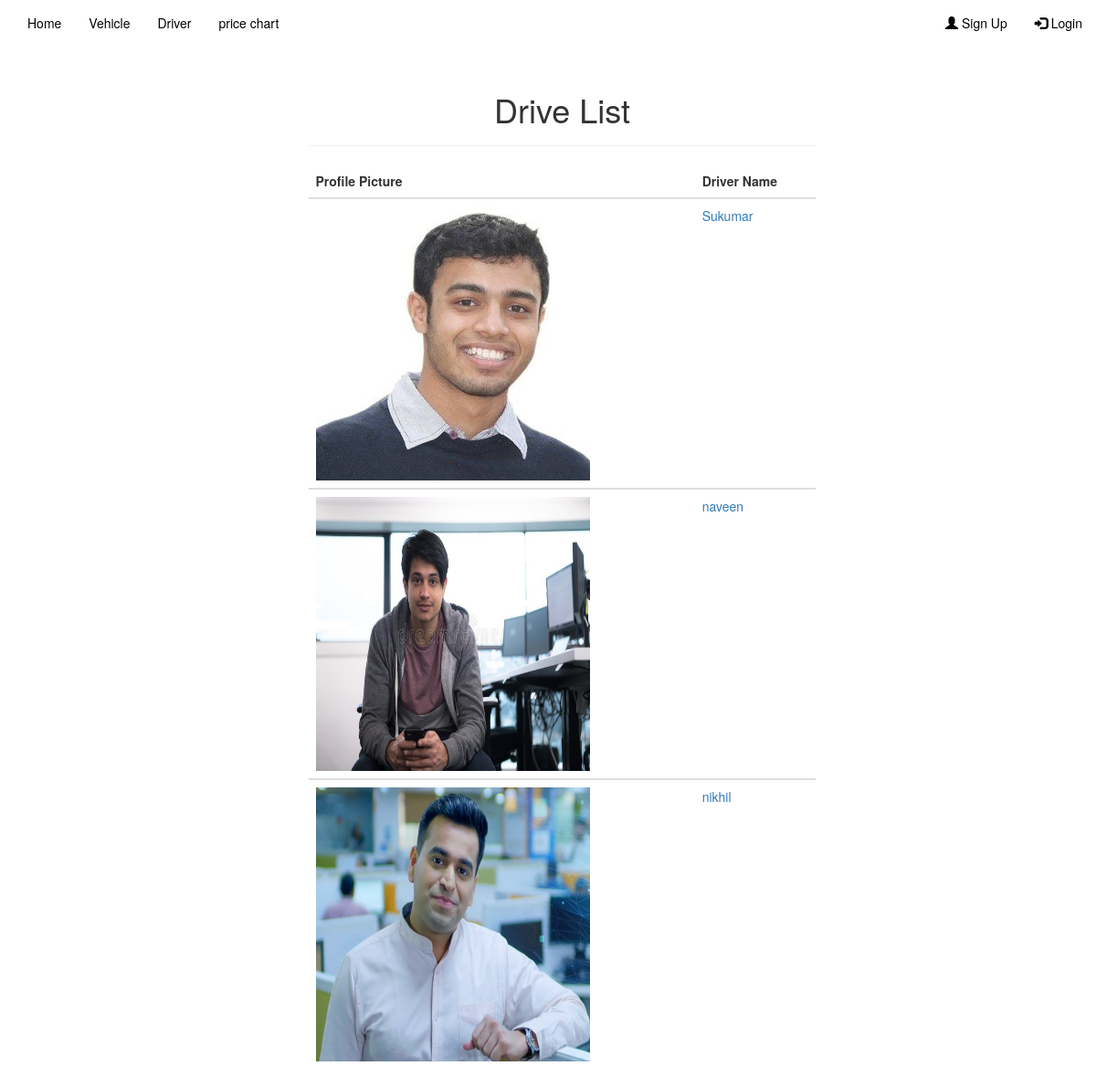
The app's page /driverlist.php with its own data.
### tables this page shows
CREATE TABLE `driver` (
  `driverid` int(11) NOT NULL,
  `drname` varchar(255) NOT NULL,
  `drjoin` varchar(255) NOT NULL,
  `drmobile` varchar(20) NOT NULL,
  `drnid` varchar(30) NOT NULL,
  `drlicense` varchar(30) NOT NULL,
  `drlicensevalid` varchar(100) NOT NULL,
  `draddress` varchar(255) NOT NULL,
  `drphoto` varchar(30) NOT NULL,
  `dr_available` int(11) NOT NULL
);

### driverlist.php (the view, shortened to what this page needs)
<?php
    $connection= mysqli_connect("localhost","root","","tbs");
    $sql= "SELECT * FROM `driver`";
    $res=mysqli_query($connection,$sql);
?>
<!DOCTYPE html>
<html lang="en">
<head>
    <link rel="stylesheet" href="https://maxcdn.bootstrapcdn.com/bootstrap/3.3.7/css/bootstrap.min.css">
    <link rel="stylesheet" href="animate.css">
    <link rel="stylesheet" href="style.css">
</head>
<body >
   <div  id="myDiv">
   <?php include 'navbar.php'; ?>
   <br><br><br>
   <div class="container">
      <?php
        if(mysqli_num_rows($res)>0){ ?>
      <div class="container">
         <div class="row">
             <div class="col-md-3"></div>
             <div class="col-md-6">
                 <div class="page-header">
                    <h1 class="animated tada" style="text-align: center;">Drive List</h1>
                  </div>
                  <table class="table foo">
                    <thead>
                        <th>Profile Picture</th>
                        <th>Driver Name</th>
                    </thead>
                    <?php while($row=mysqli_fetch_assoc($res)) {  ?>
                    <tbody>
                        <tr>
                            <td><img height="300px" width="300px" src="picture/<?php echo $row["drphoto"]; ?>" alt="dp"></td>
                            <td><a href="driverprofile.php?driverid=<?php echo $row["driverid"]; ?>"> <?php echo $row["drname"] ?></a></td>
                        </tr>
                    </tbody>
                <?php } }?>
                </table>
             </div>
             <div class="col-md-3"></div>
         </div>
      </div>
   </div>
    </div>
</body>
</html>

### records on screen
driver: drphoto (picture), drname "Sukumar"
driver: drphoto (picture), drname "naveen"
driver: drphoto (picture), drname "nikhil"
